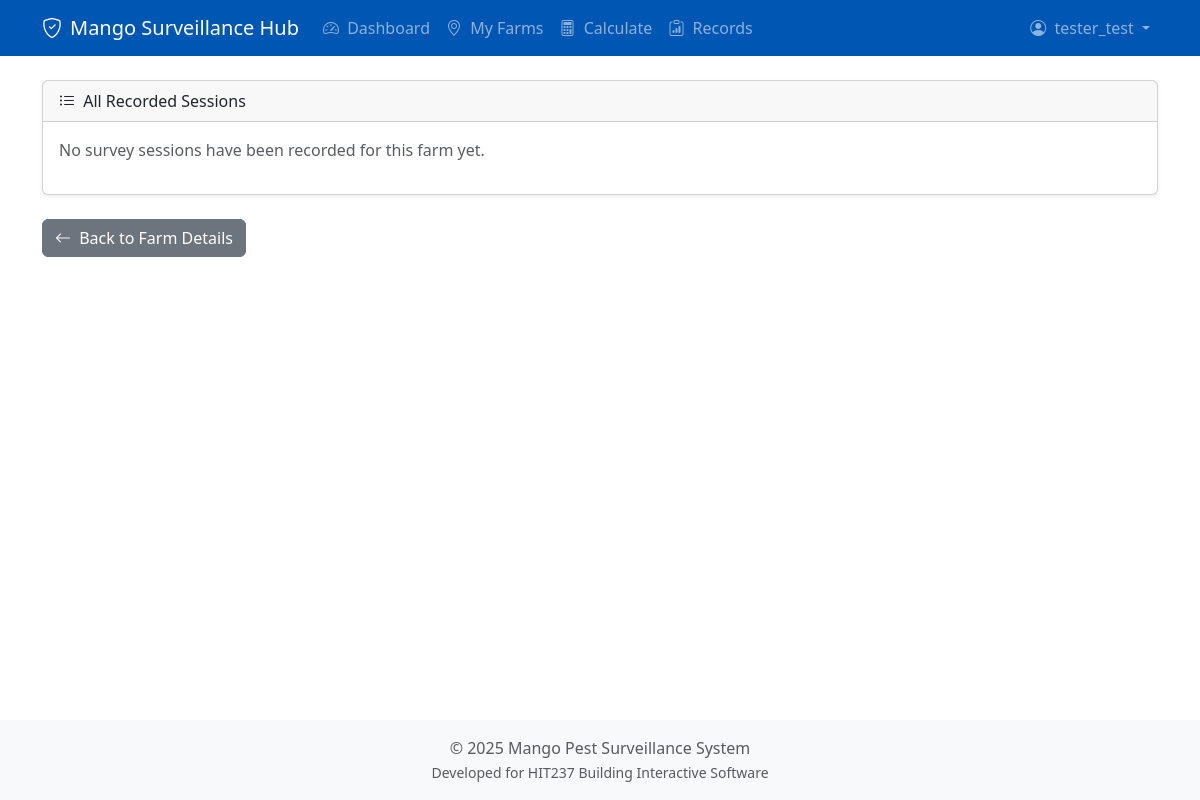
Page /farms/2/sessions/ (signed in) on the earlier database version.
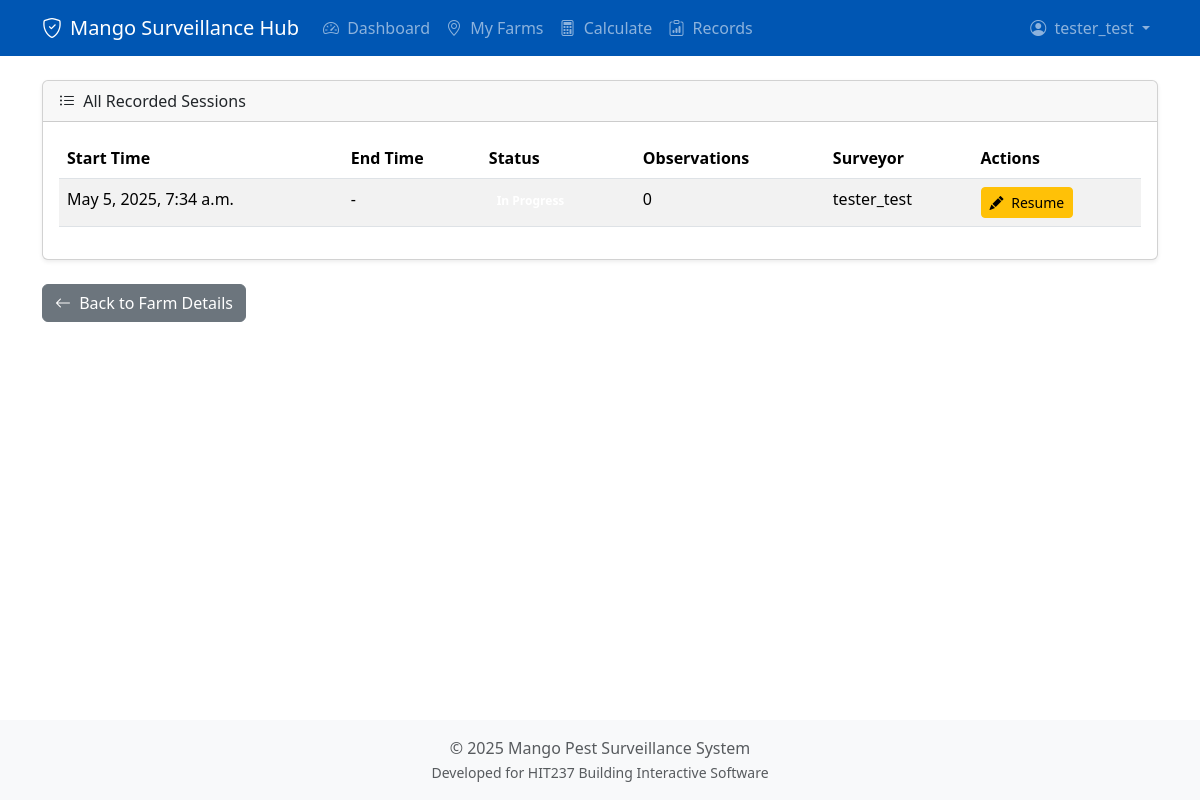
Same page on the later database version.
### core/models.py (models this page shows, shortened)
class SurveySession(models.Model):
    farm = models.ForeignKey(
        Farm,
        on_delete=models.CASCADE,
        related_name='survey_sessions',
        db_index=True
    )
    surveyor = models.ForeignKey(
        User,
        on_delete=models.CASCADE,
        related_name='survey_sessions',
        db_index=True,
        help_text="The user who performed the survey."
    )
    start_time = models.DateTimeField(
        default=timezone.now,
        db_index=True,
        help_text="Timestamp when the survey session was initiated."
    )
    end_time = models.DateTimeField(
        null=True,
        blank=True,
        help_text="Timestamp when the survey session was marked as completed."
    )
    status = models.CharField(
        max_length=20,
        choices=SURVEY_STATUS_CHOICES,
        default='not_started',
        db_index=True,
        help_text="The current status of the survey session."
    )
    target_plants_surveyed = models.PositiveIntegerField(
        null=True,
        blank=True,
        help_text="Recommended number of plants based on calculation at session start."
    )
    session_id = models.UUIDField(
        default=uuid.uuid4,
        editable=False,
        unique=True,
        db_index=True,
        help_text="Unique ID for this specific session instance."
    )
    objects = SurveySessionManager()
    class Meta:
        ordering = ['-start_time']
        verbose_name = "Survey Session"
        verbose_name_plural = "Survey Sessions"
        indexes = [
            models.Index(fields=['status']),
            models.Index(fields=['farm', 'status']),
            models.Index(fields=['surveyor', '-start_time']),
        ]
    def get_status_badge_class(self):
        status_classes = {
            'not_started': 'bg-secondary',
            'in_progress': 'bg-primary',
            'completed': 'bg-success',
            'abandoned': 'bg-danger'
        }
        return status_classes.get(self.status, 'bg-secondary')

### core/views.py (the view)
# urls.py: path('farms/<int:farm_id>/sessions/', views.survey_session_list_view, name='survey_session_list'),
@login_required
def survey_session_list_view(request, farm_id):
    try:
        farm = get_object_or_404(Farm, id=farm_id, owner=request.user.grower_profile)
    except Http404:
        messages.error(request, "Farm not found or you do not have permission to view it.")
        return redirect('core:myfarms')
    sessions = SurveySession.objects.filter(farm=farm).annotate(
        observation_count=Count('observations')
    ).order_by('-start_time')
    context = {
        'farm': farm,
        'sessions': sessions,
    }
    return render(request, 'core/survey_session_list.html', context)

### core/templates/core/survey_session_list.html (shortened to what this page needs)
{% extends 'core/base.html' %}
{% block content %}
<div class="card shadow-sm mb-4">
    <div class="card-header">
        <i class="bi bi-list-ul me-1"></i> All Recorded Sessions
    </div>
    <div class="card-body">
        {% if sessions %}
            <table class="table table-striped table-hover">
                <thead>
                    <tr>
                        <th scope="col">Start Time</th>
                        <th scope="col">End Time</th>
                        <th scope="col">Status</th>
                        <th scope="col">Observations</th>
                        <th scope="col">Surveyor</th>
                        <th scope="col">Actions</th>
                    </tr>
                </thead>
                <tbody>
                    {% for session in sessions %}
                        <tr>
                            <td>{{ session.start_time|date:"M j, Y, P" }}</td>
                            <td>{{ session.end_time|date:"P"|default:"-" }}</td>
                            <td><span class="badge bg-{{ session.get_status_badge_class }}">{{ session.get_status_display }}</span></td>
                            <td>{{ session.observation_count }}</td>
                            <td>{{ session.surveyor.username }}</td>
                            <td>
                                {% if session.status == 'in_progress' %}
                                    <a href="{% url 'core:active_survey_session' session.session_id %}" class="btn btn-sm btn-warning">
                                        <i class="bi bi-pencil-fill me-1"></i> Resume
                                    </a>
                                {% else %}
                                    <a href="{% url 'core:survey_session_detail' session.session_id %}" class="btn btn-sm btn-info" title="View session details">
                                        <i class="bi bi-eye-fill me-1"></i> View Details
                                    </a>
                                {% endif %}
                            </td>
                        </tr>
                    {% endfor %}
                </tbody>
            </table>
        {% else %}
            <p class="text-muted">No survey sessions have been recorded for this farm yet.</p>
        {% endif %}
    </div>
</div>
<a href="{% url 'core:farm_detail' farm.id %}" class="btn btn-secondary">
    <i class="bi bi-arrow-left me-1"></i> Back to Farm Details
</a>
{% endblock %}

### core/templates/core/base.html (shortened to what this page needs)
<!DOCTYPE html>
<html lang="en">
<head>
    <link href="https://cdn.jsdelivr.net/npm/bootstrap@5.3.3/dist/css/bootstrap.min.css" rel="stylesheet">
    <link rel="stylesheet" href="https://cdn.jsdelivr.net/npm/bootstrap-icons@1.11.3/font/bootstrap-icons.min.css">
</head>
<body class="d-flex flex-column min-vh-100">
    <nav class="navbar navbar-expand-lg navbar-dark fixed-top" style="background-color: var(--primary-color);">
        <div class="container">
            <a class="navbar-brand d-flex align-items-center" href="{% url 'core:dashboard' %}">
                <i class="bi bi-shield-check me-2"></i>
                Mango Surveillance Hub
            </a>
            <div class="collapse navbar-collapse" id="navbarNav">
                {% if user.is_authenticated %}
                <ul class="navbar-nav me-auto mb-2 mb-lg-0">
                    <li class="nav-item">
                        <a class="nav-link {% if request.resolver_match.url_name == 'dashboard' %}active{% endif %}" href="{% url 'core:dashboard' %}">
                            <i class="bi bi-speedometer2 me-1"></i> Dashboard
                        </a>
                    </li>
                    <li class="nav-item">
                        <a class="nav-link {% if request.resolver_match.url_name == 'myfarms' %}active{% endif %}" href="{% url 'core:myfarms' %}">
                            <i class="bi bi-geo-alt me-1"></i> My Farms
                        </a>
                    </li>
                    <li class="nav-item">
                        <a class="nav-link {% if request.resolver_match.url_name == 'calculator' %}active{% endif %}" href="{% url 'core:calculator' %}">
                            <i class="bi bi-calculator me-1"></i> Calculate
                        </a>
                    </li>
                    <li class="nav-item">
                        <a class="nav-link {% if request.resolver_match.url_name == 'record_list' %}active{% endif %}" href="{% url 'core:record_list' %}">
                            <i class="bi bi-clipboard-data me-1"></i> Records
                        </a>
                    </li>
                </ul>
                <ul class="navbar-nav ms-auto mb-2 mb-lg-0">
                    <li class="nav-item dropdown">
                        <a class="nav-link dropdown-toggle" href="#" id="navbarDropdownAccount" role="button" data-bs-toggle="dropdown" aria-expanded="false">
                            <i class="bi bi-person-circle me-1"></i> {{ user.username }}
                        </a>
                    </li>
                </ul>
                {% endif %}
            </div>
        </div>
    </nav>
    <div class="container my-4">
        <main>
            {% block content %}
            {% endblock %}
        </main>
    </div>
    <footer class="mt-auto py-3 bg-light text-center">
        <div class="container">
            <span class="text-muted">© {% now "Y" %} Mango Pest Surveillance System</span><br>
            <small class="text-muted">Developed for HIT237 Building Interactive Software</small>
        </div>
    </footer>
</body>
</html>

### core/templates/core/base.html (style rules this page uses)
body { padding-top: 56px; }
:root { --primary-color: #0056b3; --secondary-color: #198754; --accent-color: #fd7e14; }

Differences in the rows shown:
added SurveySession: start_time "May 5, 2025, 7:34 a.m.", end_time "-", observation_count "0", surveyor.username "tester_test", status "in_progress" (drawn)
Other differences:
text no longer shown: "No survey sessions have been recorded for this farm yet."
text now shown: "Start Time End Time Status Observations Surveyor Actions"
